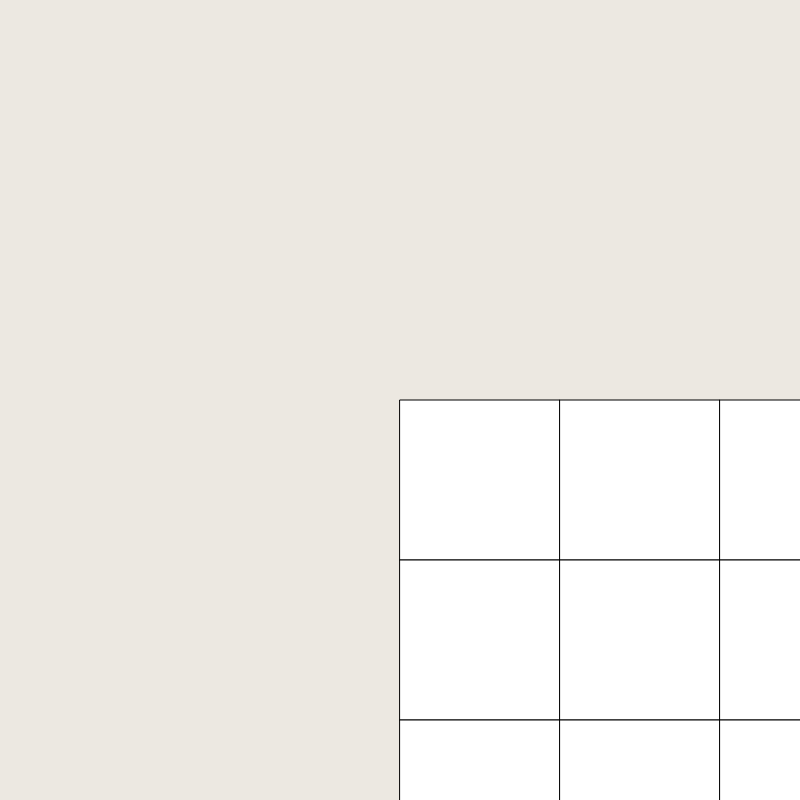
Frame 1 (no input)
Frame 60 (no input): identical to frame 1, image omitted
Frame 120 (the mouse pressed at the canvas centre since frame 60): blank canvas, image omitted

The p5.js sketch that drew this single still picture (run headless with seeded random() and noise() and a simulated clock; from frame 60 on, the mouse is pressed at the canvas centre):

// p5.js sketch
// ── sketch.js
let tilemap = {
  src: [],
};

let columns = 5;
let rows = 5;

let offset;
let resolution = 1;
let canvas;
let mouse;

function setup() {
  createCanvas(800, 800);
  offset = createVector(0, 0);
  tilemap.size = createVector(160, 160);
  mouse = createVector();
  canvas = createVector(width, height);
  
  for(let i = 0; i < rows; i++) {
    let row = [];
    for(let j = 0; j < columns; j++) {
      row.push(0);
    }
    tilemap.src.push(row);
  }
  console.log(tilemap);
}

function draw() {
  background(236, 232, 225);

  mouse.x = mouseX + offset.x - width/2;
  mouse.y = mouseY + offset.y - height/2;

  push();
  scale(resolution);
  translate(canvas.x/2 - offset.x, canvas.y/2 - offset.y);

  for(let y = 0; y < tilemap.src.length; y++) {
    for(let x = 0; x < tilemap.src[y].length; x++) {
      let position = createVector();
      position.x = x * tilemap.size.x;
      position.y = y * tilemap.size.y;
      if(hovering(position.x, position.y, tilemap.size.x, tilemap.size.y)) {
        fill(255, 150, 0);
      } else {
        fill(255);
      }
      rect(position.x, position.y, tilemap.size.x, tilemap.size.y);
    }
  }

  if(mouseIsPressed) {
    let diff = createVector();
    diff.x = pmouseX - mouseX;
    diff.y = pmouseY - mouseY;

    offset.add(diff);
  }
  pop();

  

  if(keyIsDown(65)) {
    offset.x--;
  }

  if(keyIsDown(68)) {
    offset.x++;
  }

  if(keyIsDown(87)) {
    offset.y--;
  }

  if(keyIsDown(83)) {
    offset.y++;
  }
 
}

function hovering(x, y, w, h) {
  return mouse.x >= x && mouse.x <= x + w && mouse.y >= y && mouse.y <= y + h;
}

function mouseWheel(event) {
  let delta = -event.delta * 0.001;
  resolution += delta;

  canvas.x = width / resolution;
  canvas.y = height / resolution
}
